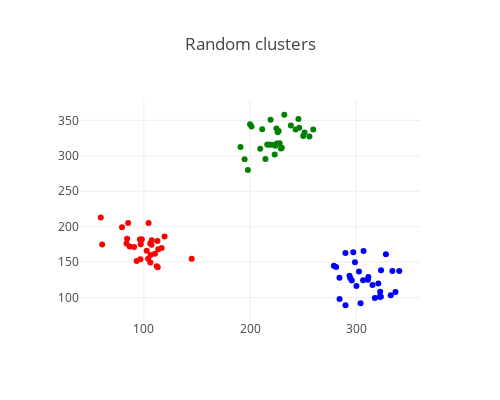

The cell this chart's notebook holds for it:
### Code cell
py.offline.iplot(fig)

### Figure 1 — Plotly figure (JSON) as saved in the notebook; plotly's stock layout.template omitted (floating-point values rounded to 4 significant figures)
{"data": [{"marker": {"color": ["red", "red", "red", "red", "red", "red", "red", "red", "red", "red", "red", "red", "red", "red", "red", "red", "red", "red", "red", "red", "red", "red", "red", "red", "red", "red", "red", "red", "red", "red", "green", "green", "green", "green", "green", "green", "green", "green", "green", "green", "green", "green", "green", "green", "green", "green", "green", "green", "green", "green", "green", "green", "green", "green", "green", "green", "green", "green", "green", "green", "blue", "blue", "blue", "blue", "blue", "blue", "blue", "blue", "blue", "blue", "blue", "blue", "blue", "blue", "blue", "blue", "blue", "blue", "blue", "blue", "blue", "blue", "blue", "blue", "blue", "blue", "blue", "blue", "blue", "blue"]}, "mode": "markers", "type": "scatter", "uid": "f5d0f832-15cf-4706-8d7a-0414a9acae3a", "x": [90.76, 84.19, 112.1, 116.7, 97.94, 104.0, 86.57, 106.3, 112.8, 113.0, 59.39, 106.1, 102.7, 110.4, 107.4, 96.3, 119.5, 104.4, 145.0, 60.73, 83.67, 97.84, 93.25, 107.2, 113.6, 106.0, 97.06, 79.43, 96.73, 85.19, 224.9, 223.2, 198.0, 255.9, 214.5, 251.4, 230.0, 250.1, 227.9, 227.0, 211.4, 217.7, 200.0, 242.9, 238.4, 216.2, 246.3, 229.1, 191.0, 232.3, 259.5, 201.4, 220.5, 245.6, 225.2, 226.1, 194.9, 209.6, 219.3, 223.9, 279.0, 311.0, 300.2, 328.0, 281.1, 284.2, 306.9, 334.0, 315.3, 340.5, 302.6, 332.5, 322.0, 323.2, 317.5, 337.0, 294.5, 297.2, 295.8, 311.4, 323.4, 289.8, 306.5, 284.3, 289.9, 298.8, 322.6, 293.6, 304.1, 320.8], "y": [171.4, 182.9, 144.3, 170.0, 181.8, 154.6, 172.2, 160.1, 179.8, 142.9, 213.1, 149.3, 166.1, 161.7, 180.9, 181.8, 186.1, 205.3, 154.9, 174.8, 176.1, 181.9, 151.6, 174.5, 168.2, 176.1, 175.4, 199.4, 154.2, 205.3, 338.5, 301.8, 279.8, 327.2, 295.4, 333.0, 311.4, 328.0, 317.7, 334.9, 337.6, 315.7, 344.5, 337.0, 342.7, 316.1, 339.6, 310.3, 312.3, 358.0, 337.0, 341.5, 315.6, 351.9, 317.5, 333.2, 295.0, 310.0, 351.1, 314.1, 144.8, 125.2, 116.2, 161.0, 143.1, 128.0, 165.7, 137.3, 117.6, 137.6, 136.7, 103.1, 100.9, 101.0, 99.51, 107.8, 127.1, 163.9, 124.1, 129.0, 138.4, 162.8, 124.5, 97.89, 89.12, 149.9, 108.2, 130.6, 91.98, 119.7]}], "layout": {"height": 400, "title": "Random clusters", "width": 500}}
